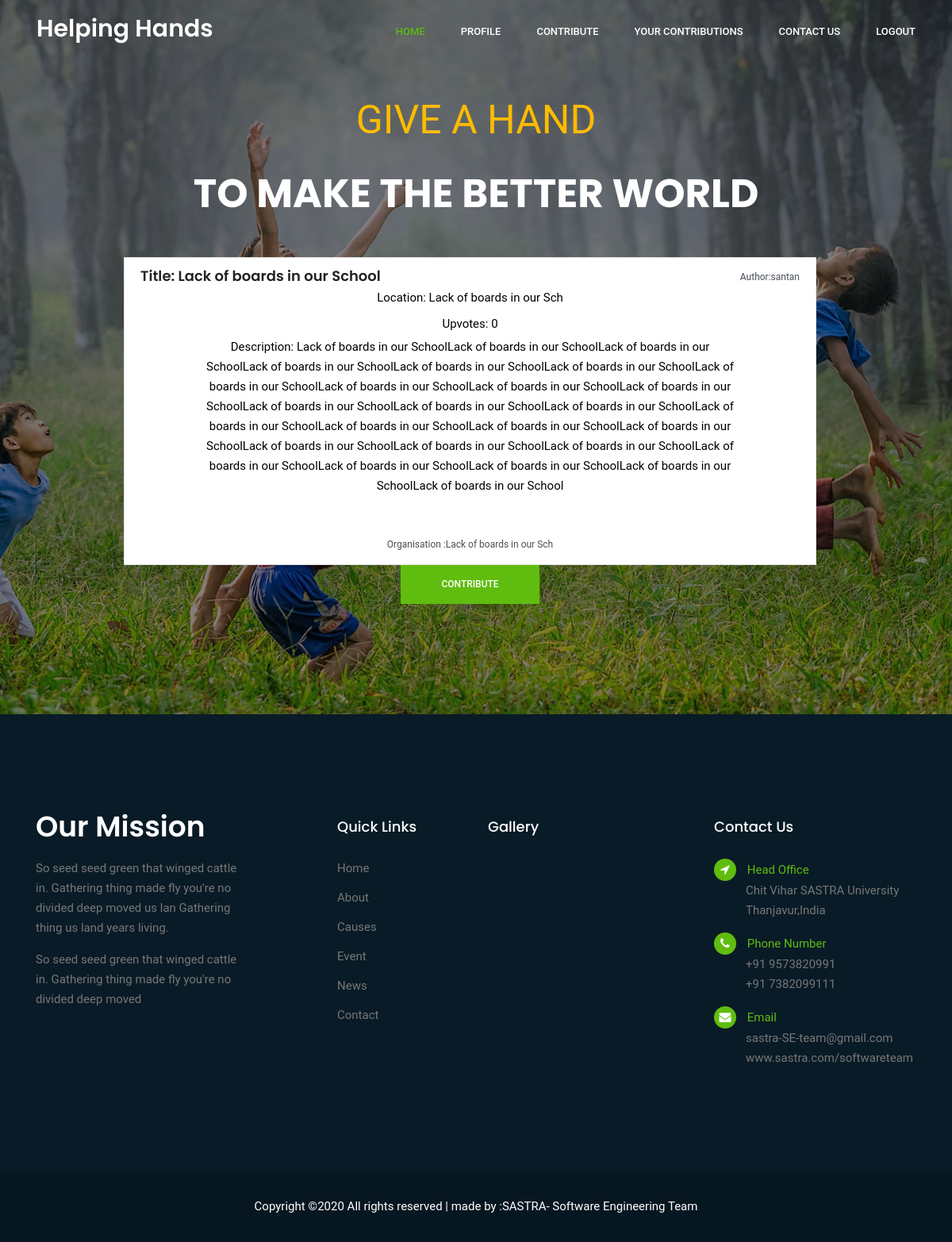
Screenshot of /user/donor/problem/8/detail/ with the database file from the repository.
### application/models.py (models this page shows, shortened)
class Problem(models.Model):
    Author          = models.ForeignKey('auth.User',on_delete=models.CASCADE)
    Title           = models.CharField(max_length=35)
    description     = models.TextField()
    date_posted     = models.DateField(default=timezone.now)
    Organisation    = models.CharField(max_length=25)
    Location        = models.CharField(max_length=25)
    upvotes         = models.IntegerField(default=0)

### application/views.py (the view)
# urls.py: path('donor/problem/<int:pk>/detail/',views.dProblemdetailview.as_view(),name='ddetail'),
class dProblemdetailview(DetailView):
    model=Problem
    template_name='donor/detailprob.html'
    context_object_name='prob'

### templates/donor/detailprob.html (shortened to what this page needs)
{% extends 'donor/base.html' %}
{% block content %}
<section class="home_banner_area">
    <div class="banner_inner">
        <div class="container">
            <div class="banner_content">
                <p class="upper_text">Give a hand</p>
                <h2>to make the better world</h2>
                <div class="container list-group" style="width: 80%;">
                    <br>
                    <a href="" class="list-group-item list-group-item-action">
                      <div class="d-flex w-100 justify-content-between">
                        <h4 class="mb-1">Title: {{ prob.Title }}</h4>
                        <small>Author:{{prob.Author}} </small>
                      </div>
                      <p class="mb-2" style="color: black;">Location: {{prob.Location}}</p>
                      <p class="mb-1" style="color: black;">Upvotes: {{prob.upvotes}}</p>
                      <p class="mb-5" style="color: black;">Description: {{prob.description}}</p>
                      <small>Organisation :{{prob.Organisation}}</small>
                    </a>
                    <form action="{% url 'upvote' prob.pk %}">
                        <input type="submit" class="primary_btn sm-2 text-white" value="Contribute">
                    </form>
                  </div>
            </div>
        </div>
    </div>
</section>
{% endblock content %}

### static/css/style.css (style rules this page uses)
body { line-height: 25px; font-size: 15px; font-family: "Roboto", sans-serif; font-weight: normal; color: #777777; }
h1, h2, h3, h4, h5, h6 { font-family: "Poppins", sans-serif; font-weight: 600; color: #222222; }
a { text-decoration: none; transition: all 0.3s ease-in-out; }
.primary_btn { display: inline-block; background: #60bc0f; padding: 0px 50px; color: #fff; font-family: "Roboto", sans-serif; font-size: 12px; font-weight: 500; line-height: 48px; border: 1px solid #60bc0f; border-radius: 0px; outline: none !important; box-shadow: none !important; text-align: center; text-transform: uppercase; cursor: pointer; transition: all 300ms linear 0s; }
.home_banner_area { z-index: 1; min-height: 900px; display: flex; background: linear-gradient(rgba(3, 1, 10, 0.5), rgba(3, 1, 10, 0.5)), url(../img/banner/home-banner.jpg) no-repeat scroll center center; background-size: cover; }
.home_banner_area .banner_inner { width: 100%; display: flex; }
.home_banner_area .banner_inner .container { vertical-align: middle; align-self: center; }
.home_banner_area .banner_inner .banner_content { color: #fff; vertical-align: middle; align-self: center; text-align: center; }
.home_banner_area .banner_inner .banner_content .upper_text { font-size: 50px; text-transform: uppercase; color: #fdbb00; }
.home_banner_area .banner_inner .banner_content h2 { color: #ffffff; margin-top: 0px; font-size: 50px; font-weight: bold; font-family: "Poppins", sans-serif; line-height: 70px; text-transform: uppercase; margin-bottom: 20px; }
.home_banner_area .banner_inner .banner_content p { color: #f9f9ff; max-width: 680px; margin: 0px auto 45px; }
h2 { font-size: 30px; }
h4 { font-size: 18px; }

### rows the page displays
Problem: Title "Lack of boards in our School", Author "santan", Location "Lack of boards in our Sch", upvotes "0", description "Lack of boards in our SchoolLack of boards in our SchoolLack of boards in our SchoolLack of boards in our SchoolLack of boards in our SchoolLack of boards in our SchoolLack of boards in our SchoolLack of boards in our SchoolLack of boards in our SchoolLack of boards in our SchoolLack of boards in our SchoolLack of boards in our SchoolLack of boards in our SchoolLack of boards in our SchoolLack of boards in our SchoolLack of boards in our SchoolLack of boards in our SchoolLack of boards in our SchoolLack of boards in our SchoolLack of boards in our SchoolLack of boards in our SchoolLack of boards in our SchoolLack of boards in our SchoolLack of boards in our SchoolLack of boards in our School", Organisation "Lack of boards in our Sch"
